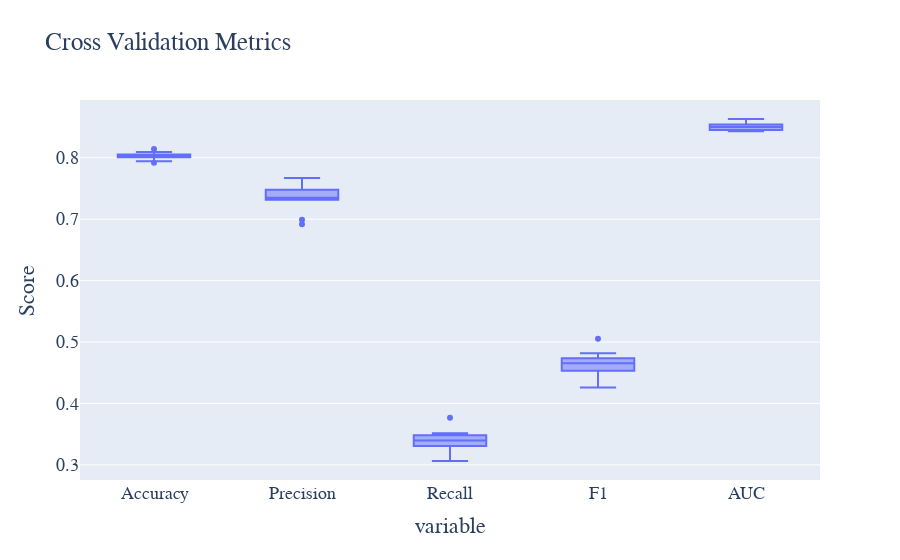

Source (notebook cell):
### Code cell
# 执行交叉验证
cv_results = cross_validate(lr_model, X_train, y_train, cv=10, scoring=['accuracy', 'precision', 'recall', 'f1', 'roc_auc'])

# 提取交叉验证结果
cv_accuracy = cv_results['test_accuracy']
cv_precision = cv_results['test_precision']
cv_recall = cv_results['test_recall']
cv_f1 = cv_results['test_f1']
cv_roc = cv_results['test_roc_auc']

# 绘制交叉验证结果的箱线图
cv_metrics_data = pd.DataFrame({
    'Accuracy': cv_accuracy,
    'Precision': cv_precision,
    'Recall': cv_recall,
    'F1': cv_f1,
    'AUC': cv_roc
})

# 绘制交叉验证结果的箱线图
fig = px.box(cv_metrics_data, title='Cross Validation Metrics')
fig.update_layout(
    yaxis_title='Score', showlegend=False,
    font=dict(family='Times New Roman', size=18)
)
fig.write_html('Image/4_4_7.html')
fig.show()

### Figure 1 — Plotly figure (JSON) as saved in the notebook; plotly's stock layout.template omitted (floating-point values rounded to 4 significant figures)
{"data": [{"alignmentgroup": "True", "hovertemplate": "variable=%{x}<br>value=%{y}<extra></extra>", "legendgroup": "", "marker": {"color": "#636efa"}, "name": "", "notched": false, "offsetgroup": "", "orientation": "v", "showlegend": false, "type": "box", "x": ["Accuracy", "Accuracy", "Accuracy", "Accuracy", "Accuracy", "Accuracy", "Accuracy", "Accuracy", "Accuracy", "Accuracy", "Precision", "Precision", "Precision", "Precision", "Precision", "Precision", "Precision", "Precision", "Precision", "Precision", "Recall", "Recall", "Recall", "Recall", "Recall", "Recall", "Recall", "Recall", "Recall", "Recall", "F1", "F1", "F1", "F1", "F1", "F1", "F1", "F1", "F1", "F1", "AUC", "AUC", "AUC", "AUC", "AUC", "AUC", "AUC", "AUC", "AUC", "AUC"], "x0": " ", "xaxis": "x", "y": [0.7944, 0.8041, 0.8011, 0.8054, 0.8007, 0.8095, 0.792, 0.8048, 0.8024, 0.8142, 0.6917, 0.7371, 0.7316, 0.7415, 0.7321, 0.7652, 0.6991, 0.7478, 0.7328, 0.7669, 0.3316, 0.344, 0.3307, 0.348, 0.328, 0.3515, 0.3063, 0.3395, 0.3395, 0.3768, 0.4482, 0.4691, 0.4555, 0.4737, 0.453, 0.4818, 0.4259, 0.467, 0.4641, 0.5054, 0.8474, 0.8433, 0.854, 0.845, 0.8439, 0.8631, 0.8479, 0.8531, 0.8521, 0.854], "y0": " ", "yaxis": "y"}], "layout": {"boxmode": "group", "font": {"family": "Times New Roman", "size": 18}, "legend": {"tracegroupgap": 0}, "showlegend": false, "title": {"text": "Cross Validation Metrics"}, "xaxis": {"anchor": "y", "domain": [0, 1], "title": {"text": "variable"}}, "yaxis": {"anchor": "x", "domain": [0, 1], "title": {"text": "Score"}}}}
